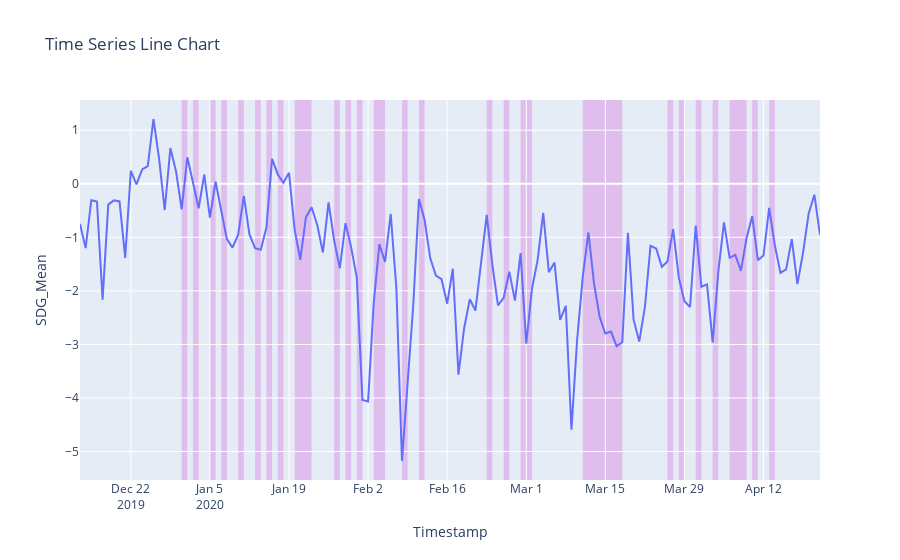

Source (notebook cell):
### Code cell
mask = df_AAPL_late["Timestamp"].isin(df_time["Date"].unique())

df1 = df_AAPL_late[mask].groupby((~mask).cumsum())['Timestamp'].agg(['first','last'])

fillcolor = 'rgba(200,0,200,0.2)'
layer = 'below'

for index, row in df1.iterrows():
        #print(row['first'], row['last'])
        lineC.add_shape(type="rect",
        xref="x",
        yref="paper",
        x0=row['first'],
        y0=0,
        x1=row['last'] + datetime.timedelta(days=1),
        y1=1,
        line=dict(color="rgba(0,0,0,0)",width=3,),
        fillcolor=fillcolor,
        layer=layer)

lineC.update_layout()

lineC.show()

### Figure 1 — Plotly figure (JSON) as saved in the notebook; plotly's stock layout.template omitted (floating-point values rounded to 4 significant figures; data arrays with more than 128 entries replaced by an {"elided": "..."} marker saying what was removed)
{"data": [{"hovertemplate": "Timestamp=%{x}<br>SDG_Mean=%{y}<extra></extra>", "legendgroup": "", "line": {"color": "#636efa", "dash": "solid"}, "marker": {"symbol": "circle"}, "mode": "lines", "name": "", "orientation": "v", "showlegend": false, "type": "scatter", "x": {"elided": "132 str values"}, "xaxis": "x", "y": {"elided": "132 float values"}, "yaxis": "y"}], "layout": {"legend": {"tracegroupgap": 0}, "shapes": [{"fillcolor": "rgba(200,0,200,0.2)", "layer": "below", "line": {"color": "rgba(0,0,0,0)", "width": 3}, "type": "rect", "x0": "2019-12-31T00:00:00", "x1": "2020-01-01T00:00:00", "xref": "x", "y0": 0, "y1": 1, "yref": "paper"}, {"fillcolor": "rgba(200,0,200,0.2)", "layer": "below", "line": {"color": "rgba(0,0,0,0)", "width": 3}, "type": "rect", "x0": "2020-01-02T00:00:00", "x1": "2020-01-03T00:00:00", "xref": "x", "y0": 0, "y1": 1, "yref": "paper"}, {"fillcolor": "rgba(200,0,200,0.2)", "layer": "below", "line": {"color": "rgba(0,0,0,0)", "width": 3}, "type": "rect", "x0": "2020-01-05T00:00:00", "x1": "2020-01-06T00:00:00", "xref": "x", "y0": 0, "y1": 1, "yref": "paper"}, {"fillcolor": "rgba(200,0,200,0.2)", "layer": "below", "line": {"color": "rgba(0,0,0,0)", "width": 3}, "type": "rect", "x0": "2020-01-07T00:00:00", "x1": "2020-01-08T00:00:00", "xref": "x", "y0": 0, "y1": 1, "yref": "paper"}, {"fillcolor": "rgba(200,0,200,0.2)", "layer": "below", "line": {"color": "rgba(0,0,0,0)", "width": 3}, "type": "rect", "x0": "2020-01-10T00:00:00", "x1": "2020-01-11T00:00:00", "xref": "x", "y0": 0, "y1": 1, "yref": "paper"}, {"fillcolor": "rgba(200,0,200,0.2)", "layer": "below", "line": {"color": "rgba(0,0,0,0)", "width": 3}, "type": "rect", "x0": "2020-01-13T00:00:00", "x1": "2020-01-14T00:00:00", "xref": "x", "y0": 0, "y1": 1, "yref": "paper"}, {"fillcolor": "rgba(200,0,200,0.2)", "layer": "below", "line": {"color": "rgba(0,0,0,0)", "width": 3}, "type": "rect", "x0": "2020-01-15T00:00:00", "x1": "2020-01-16T00:00:00", "xref": "x", "y0": 0, "y1": 1, "yref": "paper"}, {"fillcolor": "rgba(200,0,200,0.2)", "layer": "below", "line": {"color": "rgba(0,0,0,0)", "width": 3}, "type": "rect", "x0": "2020-01-17T00:00:00", "x1": "2020-01-18T00:00:00", "xref": "x", "y0": 0, "y1": 1, "yref": "paper"}, {"fillcolor": "rgba(200,0,200,0.2)", "layer": "below", "line": {"color": "rgba(0,0,0,0)", "width": 3}, "type": "rect", "x0": "2020-01-20T00:00:00", "x1": "2020-01-23T00:00:00", "xref": "x", "y0": 0, "y1": 1, "yref": "paper"}, {"fillcolor": "rgba(200,0,200,0.2)", "layer": "below", "line": {"color": "rgba(0,0,0,0)", "width": 3}, "type": "rect", "x0": "2020-01-27T00:00:00", "x1": "2020-01-28T00:00:00", "xref": "x", "y0": 0, "y1": 1, "yref": "paper"}, {"fillcolor": "rgba(200,0,200,0.2)", "layer": "below", "line": {"color": "rgba(0,0,0,0)", "width": 3}, "type": "rect", "x0": "2020-01-29T00:00:00", "x1": "2020-01-30T00:00:00", "xref": "x", "y0": 0, "y1": 1, "yref": "paper"}, {"fillcolor": "rgba(200,0,200,0.2)", "layer": "below", "line": {"color": "rgba(0,0,0,0)", "width": 3}, "type": "rect", "x0": "2020-01-31T00:00:00", "x1": "2020-02-01T00:00:00", "xref": "x", "y0": 0, "y1": 1, "yref": "paper"}, {"fillcolor": "rgba(200,0,200,0.2)", "layer": "below", "line": {"color": "rgba(0,0,0,0)", "width": 3}, "type": "rect", "x0": "2020-02-03T00:00:00", "x1": "2020-02-05T00:00:00", "xref": "x", "y0": 0, "y1": 1, "yref": "paper"}, {"fillcolor": "rgba(200,0,200,0.2)", "layer": "below", "line": {"color": "rgba(0,0,0,0)", "width": 3}, "type": "rect", "x0": "2020-02-08T00:00:00", "x1": "2020-02-09T00:00:00", "xref": "x", "y0": 0, "y1": 1, "yref": "paper"}, {"fillcolor": "rgba(200,0,200,0.2)", "layer": "below", "line": {"color": "rgba(0,0,0,0)", "width": 3}, "type": "rect", "x0": "2020-02-11T00:00:00", "x1": "2020-02-12T00:00:00", "xref": "x", "y0": 0, "y1": 1, "yref": "paper"}, {"fillcolor": "rgba(200,0,200,0.2)", "layer": "below", "line": {"color": "rgba(0,0,0,0)", "width": 3}, "type": "rect", "x0": "2020-02-23T00:00:00", "x1": "2020-02-24T00:00:00", "xref": "x", "y0": 0, "y1": 1, "yref": "paper"}, {"fillcolor": "rgba(200,0,200,0.2)", "layer": "below", "line": {"color": "rgba(0,0,0,0)", "width": 3}, "type": "rect", "x0": "2020-02-26T00:00:00", "x1": "2020-02-27T00:00:00", "xref": "x", "y0": 0, "y1": 1, "yref": "paper"}, {"fillcolor": "rgba(200,0,200,0.2)", "layer": "below", "line": {"color": "rgba(0,0,0,0)", "width": 3}, "type": "rect", "x0": "2020-02-29T00:00:00", "x1": "2020-03-02T00:00:00", "xref": "x", "y0": 0, "y1": 1, "yref": "paper"}, {"fillcolor": "rgba(200,0,200,0.2)", "layer": "below", "line": {"color": "rgba(0,0,0,0)", "width": 3}, "type": "rect", "x0": "2020-03-11T00:00:00", "x1": "2020-03-18T00:00:00", "xref": "x", "y0": 0, "y1": 1, "yref": "paper"}, {"fillcolor": "rgba(200,0,200,0.2)", "layer": "below", "line": {"color": "rgba(0,0,0,0)", "width": 3}, "type": "rect", "x0": "2020-03-26T00:00:00", "x1": "2020-03-27T00:00:00", "xref": "x", "y0": 0, "y1": 1, "yref": "paper"}, {"fillcolor": "rgba(200,0,200,0.2)", "layer": "below", "line": {"color": "rgba(0,0,0,0)", "width": 3}, "type": "rect", "x0": "2020-03-28T00:00:00", "x1": "2020-03-29T00:00:00", "xref": "x", "y0": 0, "y1": 1, "yref": "paper"}, {"fillcolor": "rgba(200,0,200,0.2)", "layer": "below", "line": {"color": "rgba(0,0,0,0)", "width": 3}, "type": "rect", "x0": "2020-03-31T00:00:00", "x1": "2020-04-01T00:00:00", "xref": "x", "y0": 0, "y1": 1, "yref": "paper"}, {"fillcolor": "rgba(200,0,200,0.2)", "layer": "below", "line": {"color": "rgba(0,0,0,0)", "width": 3}, "type": "rect", "x0": "2020-04-03T00:00:00", "x1": "2020-04-04T00:00:00", "xref": "x", "y0": 0, "y1": 1, "yref": "paper"}, {"fillcolor": "rgba(200,0,200,0.2)", "layer": "below", "line": {"color": "rgba(0,0,0,0)", "width": 3}, "type": "rect", "x0": "2020-04-06T00:00:00", "x1": "2020-04-09T00:00:00", "xref": "x", "y0": 0, "y1": 1, "yref": "paper"}, {"fillcolor": "rgba(200,0,200,0.2)", "layer": "below", "line": {"color": "rgba(0,0,0,0)", "width": 3}, "type": "rect", "x0": "2020-04-10T00:00:00", "x1": "2020-04-11T00:00:00", "xref": "x", "y0": 0, "y1": 1, "yref": "paper"}, {"fillcolor": "rgba(200,0,200,0.2)", "layer": "below", "line": {"color": "rgba(0,0,0,0)", "width": 3}, "type": "rect", "x0": "2020-04-13T00:00:00", "x1": "2020-04-14T00:00:00", "xref": "x", "y0": 0, "y1": 1, "yref": "paper"}], "title": {"text": "Time Series Line Chart"}, "xaxis": {"anchor": "y", "domain": [0, 1], "title": {"text": "Timestamp"}}, "yaxis": {"anchor": "x", "domain": [0, 1], "title": {"text": "SDG_Mean"}}}}
